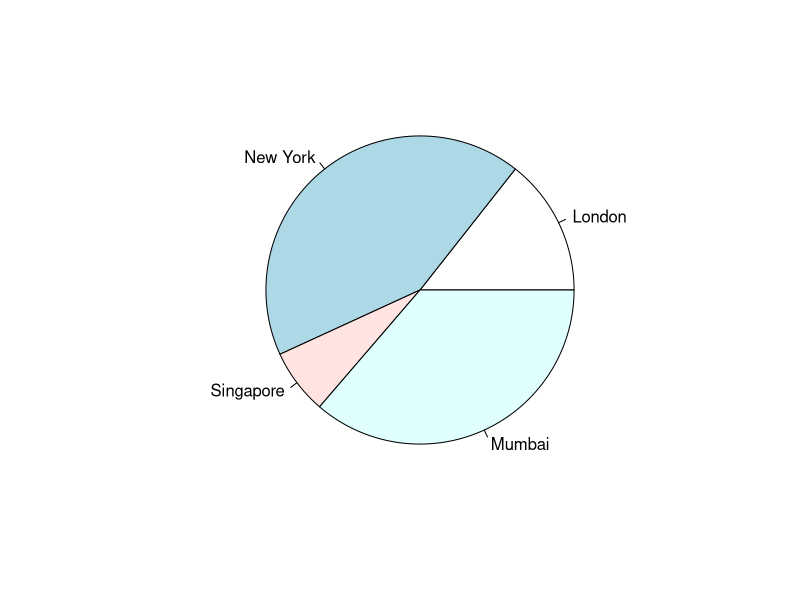
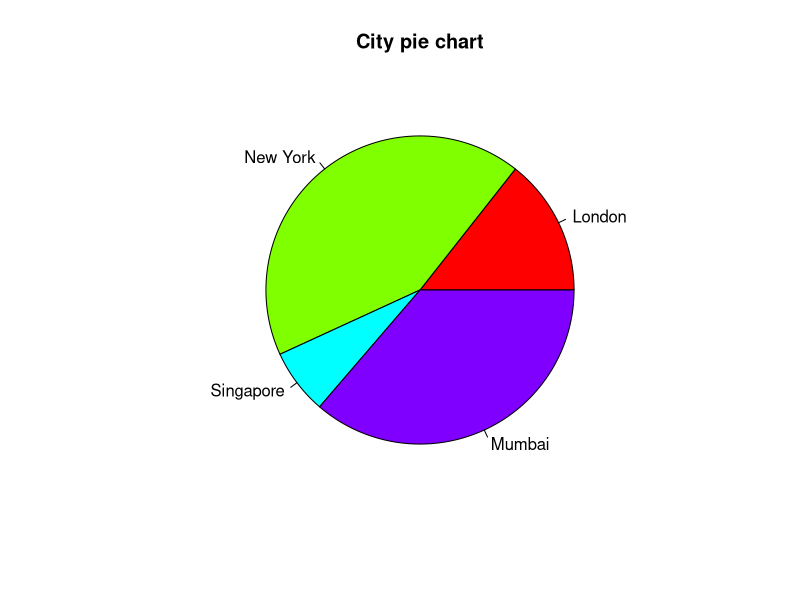
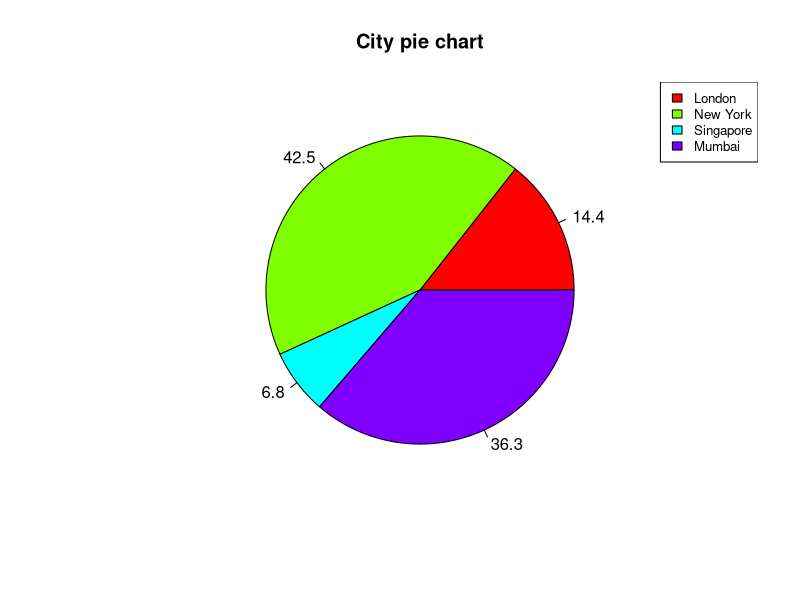
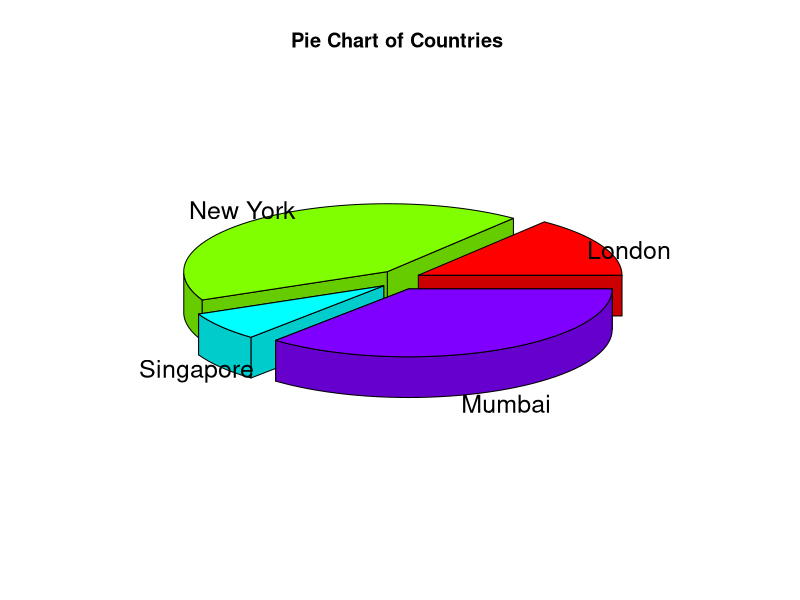

The R source for these figures, in order:
# Create data for the graph.
x <- c(21, 62, 10, 53)
labels <- c("London", "New York", "Singapore", "Mumbai")

# Give the chart file a name.
png(file = "city.png")

# Plot the chart.
pie(x,labels)

# Save the file.
dev.off()

###################################


# Create data for the graph.
x <- c(21, 62, 10, 53)
labels <- c("London", "New York", "Singapore", "Mumbai")

# Give the chart file a name.
png(file = "city_title_colours.jpg")

# Plot the chart with title and rainbow color pallet.
pie(x, labels, main = "City pie chart", col = rainbow(length(x)))

# Save the file.
dev.off()


##############Slice Percentage Pie Chart##########

x <-  c(21, 62, 10,53)
labels <-  c("London","New York","Singapore","Mumbai")

piepercent<- round(100*x/sum(x), 1)

# Give the chart file a name.
png(file = "city_percentage_legends.jpg")

# Plot the chart.
pie(x, labels = piepercent, main = "City pie chart",col = rainbow(length(x)))
legend("topright", c("London","New York","Singapore","Mumbai"), cex = 0.8,
       fill = rainbow(length(x)))

# Save the file.
dev.off()


##################3D pie chart###########
install.packages("plotrix")
library(plotrix)

# Create data for the graph.
x <-  c(21, 62, 10,53)
lbl <-  c("London","New York","Singapore","Mumbai")

# Give the chart file a name.
png(file = "3d_pie_chart.jpg")

# Plot the chart.
pie3D(x,labels = lbl,explode = 0.1, main = "Pie Chart of Countries ")

# Save the file.
dev.off()
